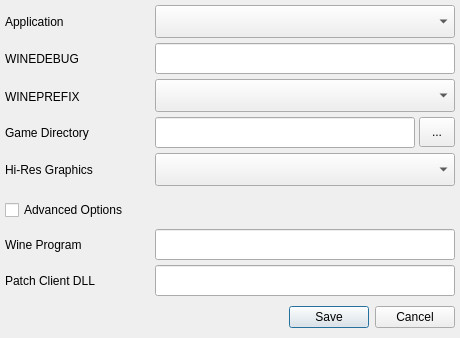
<?xml version="1.0" encoding="UTF-8"?>
<ui version="4.0">
 <class>dlgSettings</class>
 <widget class="QDialog" name="dlgSettings">
  <property name="windowModality">
   <enum>Qt::ApplicationModal</enum>
  </property>
  <property name="geometry">
   <rect>
    <x>0</x>
    <y>0</y>
    <width>460</width>
    <height>338</height>
   </rect>
  </property>
  <property name="windowTitle">
   <string notr="true">Game Settings</string>
  </property>
  <property name="modal">
   <bool>true</bool>
  </property>
  <widget class="QDialogButtonBox" name="btnBoxOptions">
   <property name="geometry">
    <rect>
     <x>5</x>
     <y>301</y>
     <width>450</width>
     <height>32</height>
    </rect>
   </property>
   <property name="orientation">
    <enum>Qt::Horizontal</enum>
   </property>
   <property name="standardButtons">
    <set>QDialogButtonBox::Cancel|QDialogButtonBox::Save</set>
   </property>
  </widget>
  <widget class="QLabel" name="lblApplication">
   <property name="geometry">
    <rect>
     <x>5</x>
     <y>10</y>
     <width>120</width>
     <height>23</height>
    </rect>
   </property>
   <property name="text">
    <string notr="true">Application</string>
   </property>
  </widget>
  <widget class="QComboBox" name="cboApplication">
   <property name="geometry">
    <rect>
     <x>155</x>
     <y>5</y>
     <width>300</width>
     <height>33</height>
    </rect>
   </property>
  </widget>
  <widget class="QLabel" name="lblDebug">
   <property name="geometry">
    <rect>
     <x>5</x>
     <y>47</y>
     <width>120</width>
     <height>23</height>
    </rect>
   </property>
   <property name="text">
    <string notr="true">WINEDEBUG</string>
   </property>
  </widget>
  <widget class="QLineEdit" name="txtDebug">
   <property name="geometry">
    <rect>
     <x>155</x>
     <y>43</y>
     <width>300</width>
     <height>31</height>
    </rect>
   </property>
  </widget>
  <widget class="QLabel" name="lblPrefix">
   <property name="geometry">
    <rect>
     <x>5</x>
     <y>85</y>
     <width>120</width>
     <height>23</height>
    </rect>
   </property>
   <property name="text">
    <string notr="true">WINEPREFIX</string>
   </property>
  </widget>
  <widget class="QLineEdit" name="txtPrefix">
   <property name="geometry">
    <rect>
     <x>155</x>
     <y>80</y>
     <width>300</width>
     <height>31</height>
    </rect>
   </property>
  </widget>
  <widget class="QComboBox" name="cboBottle">
   <property name="enabled">
    <bool>true</bool>
   </property>
   <property name="geometry">
    <rect>
     <x>155</x>
     <y>79</y>
     <width>300</width>
     <height>33</height>
    </rect>
   </property>
  </widget>
  <widget class="QLineEdit" name="txtGameDir">
   <property name="geometry">
    <rect>
     <x>155</x>
     <y>117</y>
     <width>260</width>
     <height>31</height>
    </rect>
   </property>
  </widget>
  <widget class="QToolButton" name="btnGameDir">
   <property name="geometry">
    <rect>
     <x>419</x>
     <y>117</y>
     <width>36</width>
     <height>30</height>
    </rect>
   </property>
   <property name="text">
    <string notr="true">...</string>
   </property>
  </widget>
  <widget class="QLabel" name="lblGameDir">
   <property name="geometry">
    <rect>
     <x>5</x>
     <y>121</y>
     <width>150</width>
     <height>23</height>
    </rect>
   </property>
   <property name="text">
    <string notr="true">Game Directory</string>
   </property>
  </widget>
  <widget class="QLabel" name="lblGraphics">
   <property name="geometry">
    <rect>
     <x>5</x>
     <y>158</y>
     <width>150</width>
     <height>23</height>
    </rect>
   </property>
   <property name="text">
    <string notr="true">Hi-Res Graphics</string>
   </property>
  </widget>
  <widget class="QComboBox" name="cboGraphics">
   <property name="geometry">
    <rect>
     <x>155</x>
     <y>153</y>
     <width>300</width>
     <height>33</height>
    </rect>
   </property>
  </widget>
  <widget class="QCheckBox" name="chkAdvanced">
   <property name="geometry">
    <rect>
     <x>5</x>
     <y>196</y>
     <width>280</width>
     <height>28</height>
    </rect>
   </property>
   <property name="text">
    <string notr="true">Advanced Options</string>
   </property>
   <property name="checked">
    <bool>false</bool>
   </property>
  </widget>
  <widget class="QLineEdit" name="txtProgram">
   <property name="geometry">
    <rect>
     <x>155</x>
     <y>229</y>
     <width>300</width>
     <height>31</height>
    </rect>
   </property>
  </widget>
  <widget class="QLabel" name="lblProgram">
   <property name="geometry">
    <rect>
     <x>5</x>
     <y>233</y>
     <width>140</width>
     <height>23</height>
    </rect>
   </property>
   <property name="text">
    <string notr="true">Wine Program</string>
   </property>
  </widget>
  <widget class="QLineEdit" name="txtPatchClient">
   <property name="geometry">
    <rect>
     <x>155</x>
     <y>265</y>
     <width>300</width>
     <height>31</height>
    </rect>
   </property>
  </widget>
  <widget class="QLabel" name="lblPatchClient">
   <property name="geometry">
    <rect>
     <x>5</x>
     <y>269</y>
     <width>150</width>
     <height>23</height>
    </rect>
   </property>
   <property name="text">
    <string notr="true">Patch Client DLL</string>
   </property>
  </widget>
 </widget>
 <resources/>
 <connections>
  <connection>
   <sender>btnBoxOptions</sender>
   <signal>accepted()</signal>
   <receiver>dlgSettings</receiver>
   <slot>accept()</slot>
   <hints>
    <hint type="sourcelabel">
     <x>248</x>
     <y>254</y>
    </hint>
    <hint type="destinationlabel">
     <x>157</x>
     <y>274</y>
    </hint>
   </hints>
  </connection>
  <connection>
   <sender>btnBoxOptions</sender>
   <signal>rejected()</signal>
   <receiver>dlgSettings</receiver>
   <slot>reject()</slot>
   <hints>
    <hint type="sourcelabel">
     <x>316</x>
     <y>260</y>
    </hint>
    <hint type="destinationlabel">
     <x>286</x>
     <y>274</y>
    </hint>
   </hints>
  </connection>
 </connections>
</ui>
